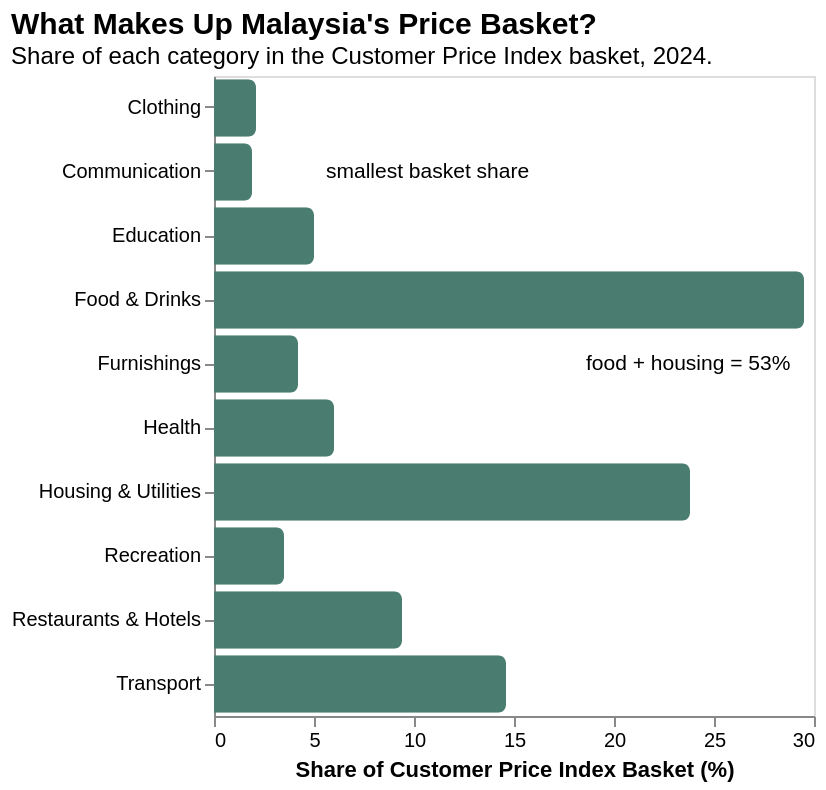

Write the Vega-Lite specification saved for this chart.
### Vega-Lite specification from a JSON file in a GitHub repository (floating-point values rounded to 4 significant figures)
{"$schema": "https://vega.github.io/schema/vega-lite/v5.json", "title": {"text": "What Makes Up Malaysia's Price Basket?", "subtitle": "Share of each category in the Customer Price Index basket, 2024.", "anchor": "start", "fontSize": 15, "subtitleFontSize": 12}, "width": "container", "height": 320, "layer": [{"data": {"values": [{"category": "Food & Drinks", "weight": 29.5}, {"category": "Housing & Utilities", "weight": 23.8}, {"category": "Transport", "weight": 14.6}, {"category": "Restaurants & Hotels", "weight": 9.4}, {"category": "Health", "weight": 6.0}, {"category": "Education", "weight": 5.0}, {"category": "Furnishings", "weight": 4.2}, {"category": "Recreation", "weight": 3.5}, {"category": "Clothing", "weight": 2.1}, {"category": "Communication", "weight": 1.9}]}, "mark": {"type": "bar", "cornerRadiusEnd": 4}, "encoding": {"y": {"field": "category", "type": "nominal", "sort": "-x", "title": null}, "x": {"field": "weight", "type": "quantitative", "title": "Share of Customer Price Index Basket (%)", "axis": {"grid": false}}, "color": {"value": "#4a7c6f"}, "tooltip": [{"field": "category", "title": "Category"}, {"field": "weight", "title": "Basket Share (%)", "format": ".1f"}]}}, {"data": {"values": [{"x": 18, "category": "Furnishings", "label": "food + housing = 53%"}, {"x": 5, "category": "Communication", "label": "smallest basket share"}]}, "mark": {"type": "text", "fontSize": 10.5, "color": "black", "align": "left", "dx": 6}, "encoding": {"x": {"field": "x", "type": "quantitative"}, "y": {"field": "category", "type": "nominal"}, "text": {"field": "label"}}}]}
